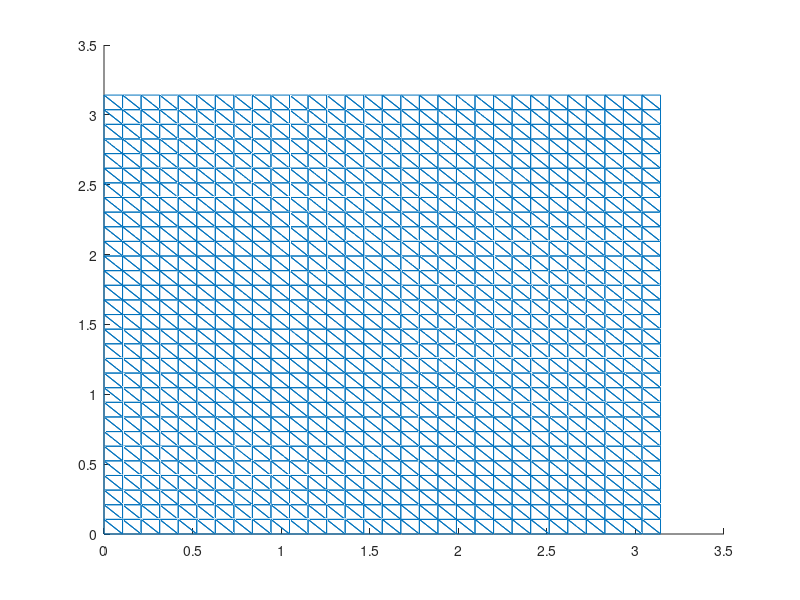

The MATLAB source for this figure:
function [] = fem2d()

global g_w
global g_locs

g_w = [1/6,1/6,1/6];
g_locs = [1/6,1/6; 2/3, 1/6; 1/6, 2/3];

[shps,pts,pts_ind,edge_pts]=mkgridsq(30,30, pi(), pi());

A = zeros(length(pts_ind),length(pts_ind));
f = zeros(length(pts_ind),1);
source = ones(length(pts_ind),1);

for i = 1:length(source)
    x = pts_ind(i, 2);
    y = pts_ind(i, 3);
    source(i) = -8*sin(2*x)*sin(2*y);
end

pts_local = zeros(length(shps(1,:)),3);

for i = 1:length(shps)
    %for every element, calculate the integrals, add it to the larger
    %matrix.
    
    if mod(i,10)==1
        i
    end

    for j = 1:length(pts_local)  
        pts_local(j,:) = pts_ind(shps(i,j),:);
    end

    A = A + calcA(pts_local, length(A));
    f = f + source.*calcF(pts_local, length(A));
end

%Boundary conditions here.
for i = 1:length(edge_pts)
   x = edge_pts(i);
   A(x,:) = 0;
   A(:,x) = 0;
   A(x,x) = 1;
   f(x) = 0; 
end

sol = A\f;
max(sol)
%sol = zeros(length(pts_ind), 1);

%scatter3(pts_ind(:,2),pts_ind(:,3),sol)

hold on

for i = 1:length(shps)
   tmp = shps(i,:);
   x = zeros(1,length(tmp)+1);
   y = zeros(1,length(tmp)+1);
   z = zeros(1,length(tmp)+1);
   for j = 1:length(tmp)
      x(j) = pts_ind(tmp(j),2);
      y(j) = pts_ind(tmp(j),3);
      z(j) = sol(tmp(j));
   end
   x(length(tmp)+1) = x(1);
   y(length(tmp)+1) = y(1);
   z(length(tmp)+1) = z(1);
   line(x,y,z)
end

end

% INPUT
% pts (n x 3 matrix, where n is the number of vertices. First column
% is the point index, second and third columns are (x, y) coordinates of point.

% globn (int): number of total points in the system.

% RETURNS: the value of integral(grad(phi_i) . grad(phi_j) dxdy), where
% phi_i and phi_j are the numbered basis functions of the rectangle,
% where phi_i(i) = d(i,j) and d is the kronecker delta and i, j are indices
% of vertices.

function mat = calcA(pts, globn)

global dpdz
global dpde
global g_w
global g_locs

mat = zeros(globn, globn);

% Shape function for right angle triangle. z from [-1, 1], e from [-1, 1].
% p1 = 1-e-z
% p2 = e
% p3 = z

dp1de = @(z,e) -1;
dp2de = @(z,e) 1;
dp3de = @(z,e) 0;

dp1dz = @(z,e) -1;
dp2dz = @(z,e) 0;
dp3dz = @(z,e) 1;

dpdz = {dp1dz, dp2dz, dp3dz};
dpde = {dp1de, dp2de, dp3de};

%local basis functions, derivatives of all flavors.
for i = 1:length(pts)
    for j = i:length(pts)
        
        int_val = 0;
        %here we take the grad(phi_i)*grad(phi_j), using three-point
        %Gaussian quadrature.
        
        for l = 1:length(g_locs)
                x = g_locs(l,1);
                y = g_locs(l,2);
                jac_tmp = jac(pts,x,y);
                temp = (dpdx(pts,x,y,i) * dpdx(pts, x,y,j) +...
                    dpdy(pts,x,y,i) * dpdy(pts,x,y,j)) / jac_tmp^2;
                
                int_val = int_val + g_w(l)*temp*jac_tmp;
        end
        
        mat(pts(i,1),pts(j,1)) = int_val;
        mat(pts(j,1),pts(i,1)) = int_val;
    end
end

end

function f = calcF(pts, globn)

global g_w
global g_locs

f = zeros(globn,1);

% Shape functions for z from [-1,1] and e from [-1,1]

p1 = @(z,e) 1-e-z;
p2 = @(z,e) e;
p3 = @(z,e) z;

p = {p1, p2, p3};

for i = 1:length(pts)
   sum = 0;
    for l = 1:length(g_w)
            x = g_locs(l,1);
            y = g_locs(l,2);
            sum = sum + g_w(l)*jac(pts,x,y)*p{i}(x,y);
    end
    
    f(pts(i,1)) = sum;
end

end

function j = jac(pts, z, e)

global dpdz
global dpde

dxdz = 0;
dxde = 0;
dydz = 0;
dyde = 0;

for i = 1:length(pts)
   dxdz = dxdz + pts(i,2)*dpdz{i}(z,e);
   dxde = dxde + pts(i,2)*dpde{i}(z,e);
   dydz = dydz + pts(i,3)*dpdz{i}(z,e);
   dyde = dyde + pts(i,3)*dpde{i}(z,e); 
end

j = dxdz*dyde - dxde*dydz;

end

% lind is local index, that is: which basis is used.
% RETURNS VALUE THAT HAS NOT BEEN DIVIDED BY JACOBIAN. (Because I don't
% want to call the Jacobian that many times.)
function x = dpdx(pts, z, e, ind)
   
    global dpdz
    global dpde
    
    p1 = 0; % for dpdx
    p2 = 0;
    
    for i = 1:length(pts)
        p1 = p1 + pts(i,3)*dpde{i}(z,e);
        p2 = p2 + pts(i,3)*dpdz{i}(z,e);
    end
    
    x = dpdz{ind}(z,e)*p1 - dpde{ind}(z,e)*p2;

end

function x = dpdy(pts, z, e, ind)
    
    global dpdz
    global dpde
    
    p1 = 0;
    p2 = 0;
    
    for i = 1:length(pts)
        p1 = p1 + pts(i,2)*dpde{i}(z,e);
        p2 = p2 + pts(i,2)*dpdz{i}(z,e);
    end
    
    x = -dpdz{ind}(z,e)*p1 + dpde{ind}(z,e)*p2;

end


% Create grid, squares.
% FOR TRIANGLES!
function [shps, pts, pts_ind, nepoints] = mkgridsq(nc, nr, lenr, lenc)

intr = lenr/nr;
intc = lenc/nc;

numshapes = nr*nc*2;
numpoints = (nr+1)*(nc+1);
scount = 1;
shps = zeros(numshapes, 3);
pts = zeros(nr+1,nc+1);
pts_ind = zeros(numpoints, 3);

nepoints = zeros(1,(nr+1)*2 + (nc-1)*2); % number of edge points for a rectangular domain only.

p1 = 0;
p2 = 0;
p3 = 0;

epc = 1; %edge point counter

    for i = 1:nr+1
        for j = 1:nc+1
            
            pts(i,j) = (i-1)*(nc+1)+j;
            pts_ind(pts(i,j), 1) = pts(i,j);
            pts_ind(pts(i,j), 2) = (j-1)*intc;
            pts_ind(pts(i,j), 3) = (i-1)*intr;
            
            if i==1 || j == 1 || i == nr+1 || j == nc+1
                nepoints(epc) = pts(i,j);
                epc = epc + 1;
            end
            
        end
    end
    
    for i = 1:nr
        for j = 1:nc
                
            p1 = pts(i,j);
            p2 = p1 + (nc+1);
            p3 = p1 + 1;
            
            t2 = p1 + 1;
            t1 = t2 + nc + 1;
            t3 = t1 - 1;

            shps(scount, :) = [p1,p2,p3];
            shps(scount + 1, :) = [t1,t2,t3];
            scount = scount + 2;
            
        end
    end

end

